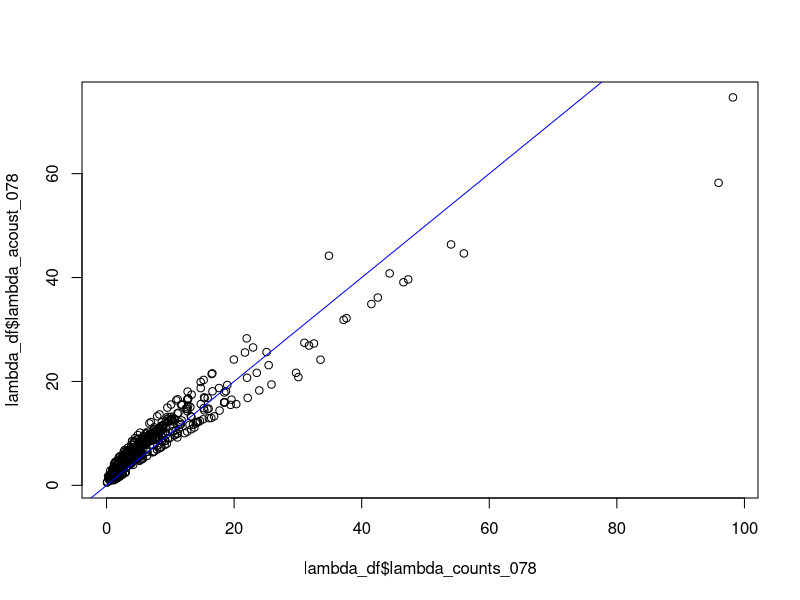
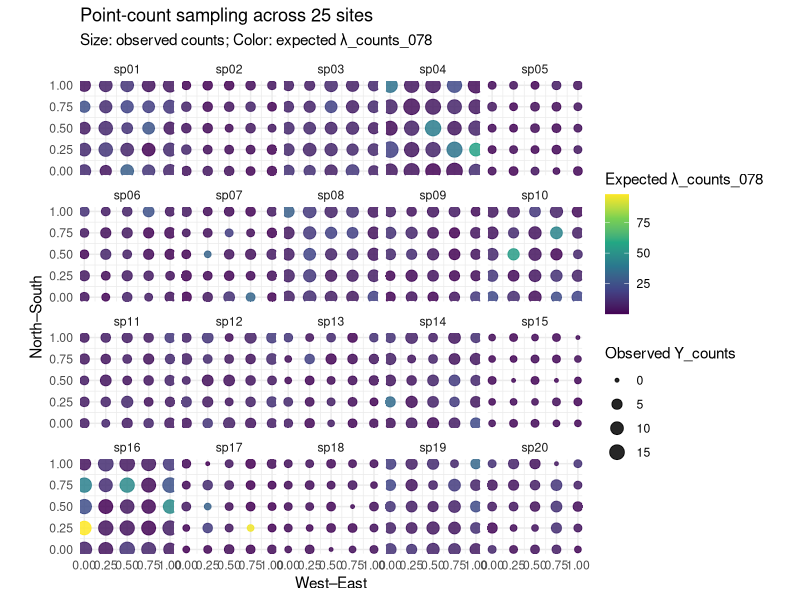
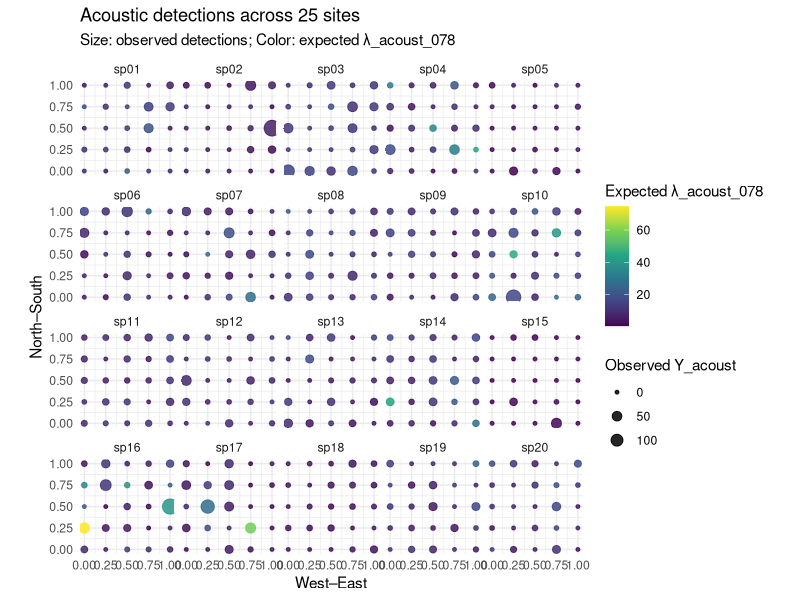
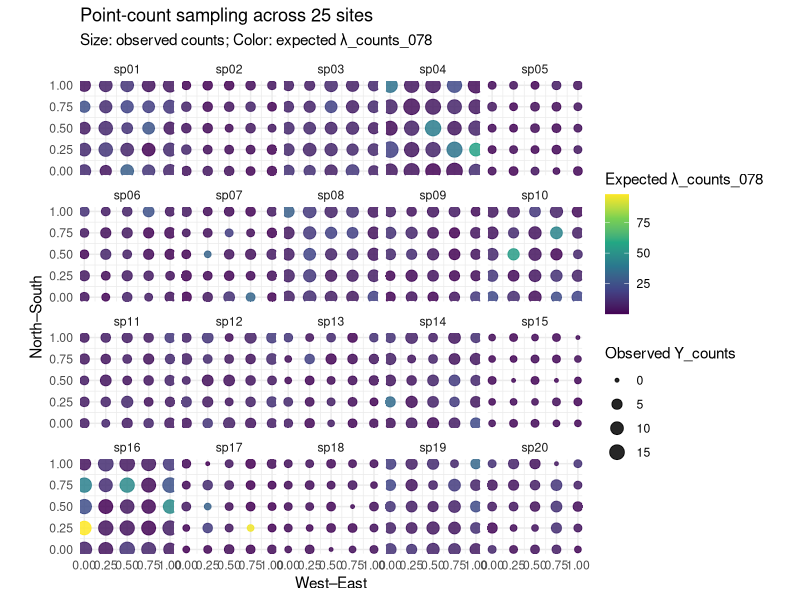
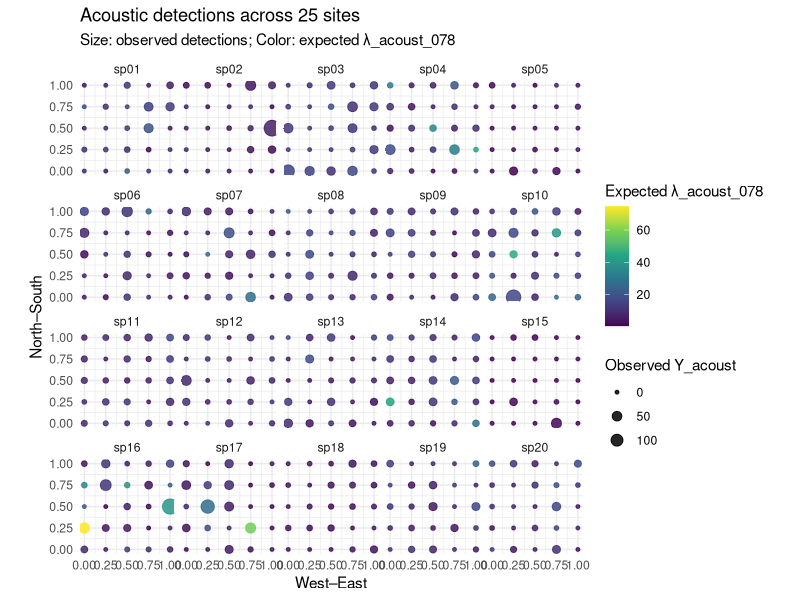

Recreate these plots in R, in order.
## ---- chunk 1
library(tidyverse)
## ---- chunk 2
set.seed(42)
M <- 25
S <- 20
sites <- paste0("m", seq_len(M))
species <- paste0("sp", str_pad(seq_len(S), width = 2, pad = "0"))
## ---- chunk 3
c_s     <- runif(S, min = 0.2, max = 0.9)
mu_s    <- runif(S, min = log(2), max = log(10))
a_s     <- mu_s * (1 - c_s)
sigma_s <- runif(S, min = 0.2, max = 0.8)

tau_s   <- runif(S, min = 0.5, max = 0.9)

# Acoustic proportionality parameters (ζ_s)
gamma_s <- runif(S, min = 0.5, max = 1.0)
#r_s     <- runif(S, min = 2, max = 15)      # NB overdispersion
## ---- chunk 4
E_X  <- a_s / (1 - c_s)
VarX <- sigma_s^2 / (1 - c_s^2)
SD_X <- sqrt(VarX)

X_df <- map_df(seq_len(S), function(s) {
  tibble(
    species = species[s],
    site    = sites,
    X       = rnorm(M, mean = E_X[s], sd = SD_X[s])
  )
})
## ---- chunk 5
zeta_s <- runif(S, min = 0.8, max = 1.5)

# Solve alpha_s to hit the target mean ratio zeta_s exactly
alpha_s <- log(zeta_s) + E_X * (1 - gamma_s) + 0.5 * VarX * (1 - gamma_s^2)
## ---- chunk 6
lambda_df <- X_df |>
  left_join(tibble(species = species, 
                   tau = tau_s, 
                   gamma = gamma_s, 
                   alpha = alpha_s), 
            by = "species") |>
  mutate(
    # Counts expected
    lambda_counts_078 = pmax(exp(X), 1e-6),
    # Acoustic expected: proportional to counts mean
    log_lambda_acoust_078 = alpha + gamma * X,
    lambda_acoust_078 = pmax(exp(log_lambda_acoust_078), 1e-6)
  )

plot(lambda_df$lambda_counts_078, lambda_df$lambda_acoust_078)
abline(a = 0, b = 1, col = "blue")
## ---- chunk 7
lambda_mean_s <- exp(E_X + 0.5 * VarX)
vmr_target_s <- runif(S, min = 5, max = 50)
lambda_acoust_mean_s <- zeta_s * lambda_mean_s
r_s <- lambda_acoust_mean_s / (vmr_target_s - 1)
## ---- chunk 8
obs_df <- lambda_df |>
  left_join(tibble(species = species, r = r_s, 
                   lambda_mean_s = round(lambda_mean_s)), # fix the n at the expected lambda
            by = "species") |>
  mutate(
    # Counts: Binomial detection
    Y_counts = rbinom(n(), size = lambda_mean_s, prob = tau),
    # Acoustics: Negative Binomial
    p_nb     = r / (r + lambda_acoust_078),
    Y_acoust = rnbinom(n(), size = r, prob = p_nb)
  )

obs_df %>%
  group_by(species) %>%
  summarise(meanCounts = mean(Y_counts),
            varCounts = var(Y_counts), 
            VMR_counts = varCounts/meanCounts, # between 0 and 1, correctly underdispersed!
            meanAcouDet = mean(Y_acoust),
            varAcouDet = var(Y_acoust), 
            VMR_AcouDet = varAcouDet/meanAcouDet)  # >1, correctly overdispersed!
## ---- chunk 9
# Spatial coordinates for the 25 points (5x5 grid)
grid_dim <- 5
coords <- expand.grid(ix = seq_len(grid_dim), iy = seq_len(grid_dim)) %>%
  mutate(
    x = (ix - 1) / (grid_dim - 1),   # West–East
    y = (iy - 1) / (grid_dim - 1),   # North–South
    site = paste0("m", (iy - 1) * grid_dim + ix)
  ) %>%
  select(site, x, y)

spatial_df <- obs_df %>%
  left_join(coords, by = "site") 

# Plot counts
ggplot(spatial_df, aes(x = x, y = y)) +
  geom_point(aes(size = Y_counts, color = lambda_counts_078), alpha = 0.85) +
  scale_size_continuous(name = "Observed Y_counts", 
                        range = c(1, 5), 
                        breaks = c(0, 5, 10, 15)) +
  scale_color_viridis_c(name = "Expected λ_counts_078") +
  facet_wrap(~ species, ncol = 5) +
  labs(title = "Point-count sampling across 25 sites",
       subtitle = "Size: observed counts; Color: expected λ_counts_078",
       x = "West–East", y = "North–South") +
  coord_fixed() + 
  theme_minimal(base_size = 11)
ggsave(filename = "figs/sim_counts.jpg", width = 10, height = 10, units = "in", dpi = 300)


# Plot acoustics
ggplot(spatial_df, aes(x = x, y = y)) +
  geom_point(aes(size = Y_acoust, color = lambda_acoust_078), alpha = 0.85) +
  scale_size_continuous(name = "Observed Y_acoust", 
                        range = c(1,5), 
                        breaks = c(0, 50, 100, 250)) +
  scale_color_viridis_c(name = "Expected λ_acoust_078") +
  facet_wrap(~ species, ncol = 5) +
  labs(title = "Acoustic detections across 25 sites",
       subtitle = "Size: observed detections; Color: expected λ_acoust_078",
       x = "West–East", y = "North–South") +
  coord_fixed() + theme_minimal(base_size = 11)
ggsave(filename = "figs/sim_acoustic.jpg", width = 10, height = 10, units = "in", dpi = 300)

